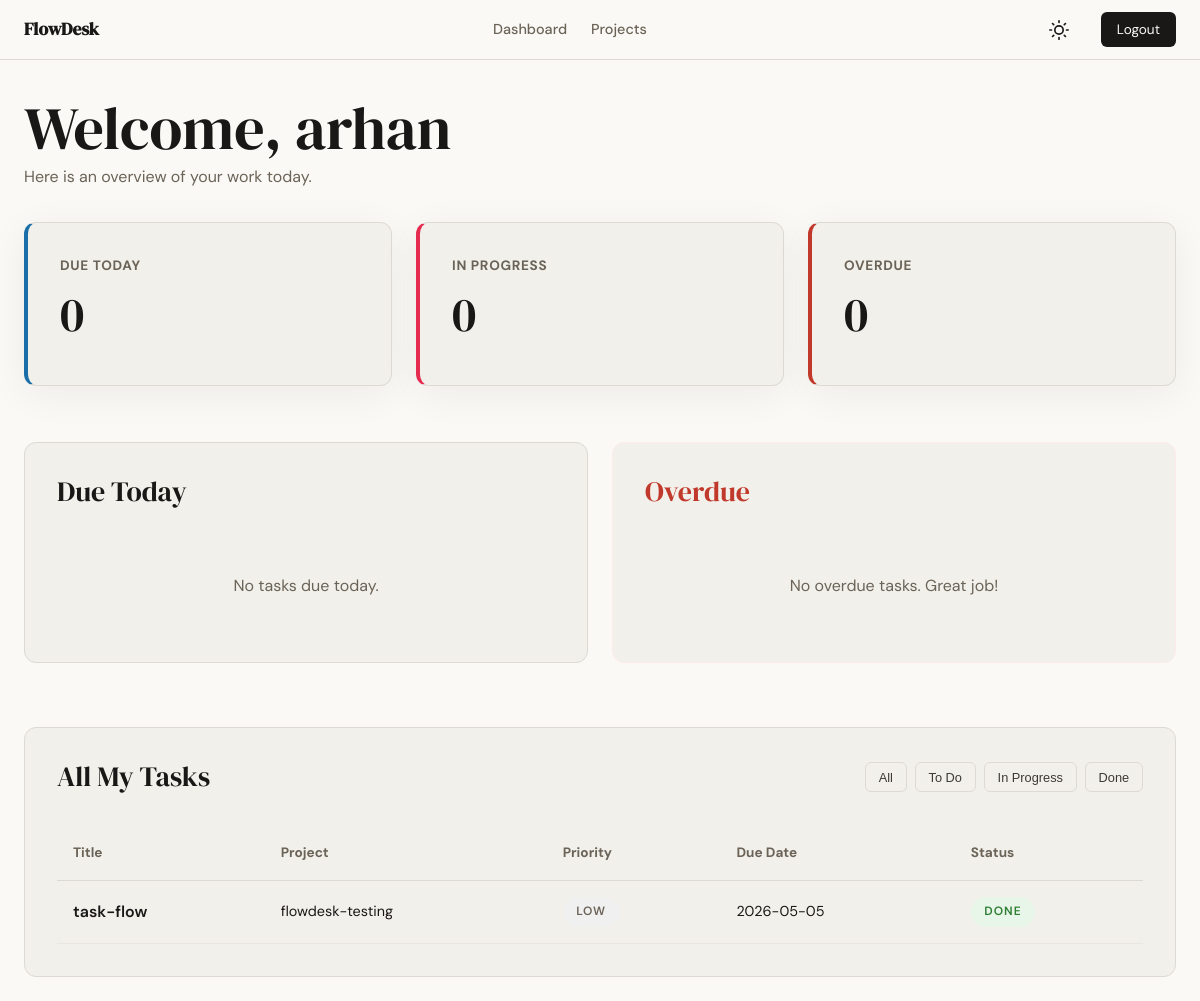
Page /dashboard (signed in) on the committed database.
### app/models.py (models this page shows, shortened)
class User(db.Model, UserMixin):
    id = db.Column(db.Integer, primary_key=True)
    username = db.Column(db.String(80), unique=True, nullable=False)
    email = db.Column(db.String(120), unique=True, nullable=False)
    password_hash = db.Column(db.String(256), nullable=False)
    created_at = db.Column(db.DateTime, default=lambda: datetime.now(timezone.utc))
    owned_projects = db.relationship('Project', backref='owner', lazy=True)
    project_memberships = db.relationship('ProjectMember', backref='user', lazy=True)
    created_tasks = db.relationship('Task', foreign_keys='Task.created_by', backref='creator', lazy=True)
    assigned_tasks = db.relationship('Task', foreign_keys='Task.assigned_to', backref='assignee', lazy=True)

class Task(db.Model):
    id = db.Column(db.Integer, primary_key=True)
    title = db.Column(db.String(200), nullable=False)
    description = db.Column(db.Text)
    status = db.Column(db.Enum('todo', 'in_progress', 'done', name='task_status'), default='todo')
    priority = db.Column(db.Enum('low', 'medium', 'high', name='task_priority'), default='medium')
    due_date = db.Column(db.Date)
    created_at = db.Column(db.DateTime, default=lambda: datetime.now(timezone.utc))
    updated_at = db.Column(db.DateTime, default=lambda: datetime.now(timezone.utc), onupdate=lambda: datetime.now(timezone.utc))
    project_id = db.Column(db.Integer, db.ForeignKey('project.id'), nullable=False)
    created_by = db.Column(db.Integer, db.ForeignKey('user.id'), nullable=False)
    assigned_to = db.Column(db.Integer, db.ForeignKey('user.id'))

class Project(db.Model):
    id = db.Column(db.Integer, primary_key=True)
    name = db.Column(db.String(120), nullable=False)
    description = db.Column(db.Text)
    created_at = db.Column(db.DateTime, default=lambda: datetime.now(timezone.utc))
    owner_id = db.Column(db.Integer, db.ForeignKey('user.id'), nullable=False)
    members = db.relationship('ProjectMember', backref='project', lazy=True, cascade='all, delete-orphan')
    tasks = db.relationship('Task', backref='project', lazy=True, cascade='all, delete-orphan')

### app/dashboard/routes.py (the view)
@dashboard.route('/dashboard')
@login_required
def index():
    today = date.today()
    tasks_today = Task.query.filter(
        and_(Task.assigned_to == current_user.id, Task.due_date == today, Task.status != 'done')
    ).all()
    in_progress_count = Task.query.filter(
        and_(Task.assigned_to == current_user.id, Task.status == 'in_progress')
    ).count()
    overdue_tasks = Task.query.filter(
        and_(Task.assigned_to == current_user.id, Task.due_date < today, Task.status != 'done')
    ).all()
    all_my_tasks = Task.query.filter_by(assigned_to=current_user.id).order_by(Task.due_date.asc().nullslast()).all()
    return render_template(
        'dashboard/index.html',
        tasks_today=tasks_today,
        in_progress_count=in_progress_count,
        overdue_tasks=overdue_tasks,
        all_my_tasks=all_my_tasks
    )

### app/templates/dashboard/index.html (shortened to what this page needs)
{% extends "base.html" %}
{% block content %}
<header class="mb-4">
    <h1>Welcome, {{ current_user.username }}</h1>
    <p class="text-muted">Here is an overview of your work today.</p>
</header>
<section class="grid-3 mb-4" style="display: grid; grid-template-columns: repeat(auto-fit, minmax(280px, 1fr)); gap: 1.5rem;">
    <div class="card card-shadow" style="background-color: var(--paper-warm); border-left: 4px solid var(--info);">
        <h5 class="text-muted" style="font-size: 0.85rem; text-transform: uppercase; letter-spacing: 0.05em;">Due Today</h5>
        <p style="font-size: 3rem; font-family: var(--font-display);">{{ tasks_today|length }}</p>
    </div>
    <div class="card card-shadow" style="background-color: var(--paper-warm); border-left: 4px solid var(--accent);">
        <h5 class="text-muted" style="font-size: 0.85rem; text-transform: uppercase; letter-spacing: 0.05em;">In Progress</h5>
        <p style="font-size: 3rem; font-family: var(--font-display);">{{ in_progress_count }}</p>
    </div>
    <div class="card card-shadow" style="background-color: var(--paper-warm); border-left: 4px solid var(--danger);">
        <h5 class="text-muted" style="font-size: 0.85rem; text-transform: uppercase; letter-spacing: 0.05em;">Overdue</h5>
        <p style="font-size: 3rem; font-family: var(--font-display);">{{ overdue_tasks|length }}</p>
    </div>
</section>
<div style="display: grid; grid-template-columns: repeat(auto-fit, minmax(400px, 1fr)); gap: 1.5rem; margin-bottom: 2.5rem;">
    <div class="card">
        <h3 class="mb-4">Due Today</h3>
        <div style="display: flex; flex-direction: column; gap: 1rem;">
            {% for task in tasks_today %}
                <a href="{{ url_for('tasks.detail', id=task.id) }}" class="flex-between" style="padding: 1rem; border: 1px solid var(--border-soft); border-radius: var(--radius-sm);">
                    <div>
                        <h6 style="font-weight: 600;">{{ task.title }}</h6>
                        <small class="text-muted">{{ task.project.name }}</small>
                    </div>
                    <span class="badge badge-{{ task.priority }}">{{ task.priority }}</span>
                </a>
            {% else %}
                <p class="text-muted" style="text-align: center; padding: 2rem;">No tasks due today.</p>
            {% endfor %}
        </div>
    </div>
    <div class="card" style="border-color: var(--danger-light);">
        <h3 class="mb-4" style="color: var(--danger);">Overdue</h3>
        <div style="display: flex; flex-direction: column; gap: 1rem;">
            {% for task in overdue_tasks %}
                <a href="{{ url_for('tasks.detail', id=task.id) }}" class="flex-between overdue-row" style="padding: 1rem; border-radius: var(--radius-sm);">
                    <div>
                        <h6 style="font-weight: 600;">{{ task.title }}</h6>
                        <small style="opacity: 0.8;">{{ task.project.name }}</small>
                    </div>
                    <span style="font-weight: 600; font-size: 0.8rem;">{{ task.due_date.strftime('%b %d') }}</span>
                </a>
            {% else %}
                <p class="text-muted" style="text-align: center; padding: 2rem;">No overdue tasks. Great job!</p>
            {% endfor %}
        </div>
    </div>
</div>
<div class="card">
    <div class="flex-between mb-4">
        <h3>All My Tasks</h3>
        <div style="display: flex; gap: 0.5rem;">
            <button class="btn btn-ghost filter-btn active" style="padding: 0.4rem 0.8rem; font-size: 0.8rem;" onclick="filterTasks('all')">All</button>
            <button class="btn btn-ghost filter-btn" style="padding: 0.4rem 0.8rem; font-size: 0.8rem;" onclick="filterTasks('todo')">To Do</button>
            <button class="btn btn-ghost filter-btn" style="padding: 0.4rem 0.8rem; font-size: 0.8rem;" onclick="filterTasks('in_progress')">In Progress</button>
            <button class="btn btn-ghost filter-btn" style="padding: 0.4rem 0.8rem; font-size: 0.8rem;" onclick="filterTasks('done')">Done</button>
        </div>
    </div>
    <div style="overflow-x: auto;">
        <table style="width: 100%; border-collapse: collapse; text-align: left;">
            <thead>
                <tr style="border-bottom: 1px solid var(--border); color: var(--ink-muted); font-size: 0.85rem;">
                    <th style="padding: 1rem;">Title</th>
                    <th style="padding: 1rem;">Project</th>
                    <th style="padding: 1rem;">Priority</th>
                    <th style="padding: 1rem;">Due Date</th>
                    <th style="padding: 1rem;">Status</th>
                </tr>
            </thead>
            <tbody>
                {% for task in all_my_tasks %}
                    <tr class="task-row" data-status="{{ task.status }}" style="border-bottom: 1px solid var(--border-soft);">
                        <td style="padding: 1rem;">
                            <a href="{{ url_for('tasks.detail', id=task.id) }}" style="color: var(--ink); font-weight: 600;">
                                {{ task.title }}
                            </a>
                        </td>
                        <td style="padding: 1rem; font-size: 0.9rem;">{{ task.project.name }}</td>
                        <td style="padding: 1rem;">
                            <span class="badge badge-{{ task.priority }}">{{ task.priority }}</span>
                        </td>
                        <td style="padding: 1rem; font-size: 0.9rem;">{{ task.due_date.strftime('%Y-%m-%d') if task.due_date else '-' }}</td>
                        <td style="padding: 1rem;">
                            <span class="badge badge-{{ task.status }}">{{ task.status|replace('_', ' ') }}</span>
                        </td>
                    </tr>
                {% else %}
                    <tr>
                        <td colspan="5" style="text-align: center; padding: 3rem; color: var(--ink-faint);">You have no tasks assigned.</td>
                    </tr>
                {% endfor %}
            </tbody>
        </table>
    </div>
</div>
{% endblock %}

### app/static/css/style.css (style rules this page uses)
:root { --ink: #1a1816; --ink-soft: #3d3a36; --ink-muted: #6b6357; --ink-faint: #9a9088; --paper: #faf9f5; --paper-warm: #f2f0eb; --paper-card: #f2f0eb; --accent: #E52b50; --accent-light: #fdecea; --danger: #c0392b; --danger-light: #fdecea; --success: #2e7d32; --success-light: #e8f5e9; --info: #1a6fa8; --info-light: #e8f4fd; --warning: #b8860b; --warning-light: #fff8e1; --border: #dcdad2; --border-soft: #e8e6df; --font-display: 'DM Serif Display', Georgia, serif; --font-body: 'DM Sans', system-ui, sans-serif; --max-width: 1200px; --auth-width: 440px; --radius-sm: 6px; --radius-md: 12px; --radius-lg: 20px; }
* { box-sizing: border-box; margin: 0; padding: 0; }
body { font-family: var(--font-body); background-color: var(--paper); color: var(--ink); line-height: 1.6; transition: background-color 0.3s, color 0.3s; min-height: 100vh; }
h1, h2, h3, h4, .display-font { font-family: var(--font-display); font-weight: 400; line-height: 1.2; }
h1 { font-size: clamp(2.5rem, 5vw, 4rem); }
h3 { font-size: 1.75rem; }
a { color: var(--accent); text-decoration: none; transition: 0.2s ease; }
.btn { display: inline-block; padding: 0.65rem 1.5rem; font-size: 0.9rem; font-weight: 500; border-radius: var(--radius-sm); cursor: pointer; transition: 0.2s ease; border: none; text-align: center; }
.btn-ghost { background-color: transparent; border: 1px solid var(--border); color: var(--ink-soft); }
.card { background-color: var(--paper-card); border: 1px solid var(--border); border-radius: var(--radius-md); padding: 2rem; margin-bottom: 1.5rem; }
.card-shadow { box-shadow: 0 8px 40px rgba(0,0,0,0.06); }
::placeholder { color: var(--ink-faint); }
.badge { display: inline-block; padding: 0.35rem 0.85rem; border-radius: 999px; font-size: 0.75rem; font-weight: 600; letter-spacing: 0.08em; text-transform: uppercase; }
.badge-low { background-color: #f0f0f0; color: var(--ink-muted); }
.badge-done { background-color: #e8f5e9; color: #2e7d32; }
.text-muted { color: var(--ink-muted); }
.mb-4 { margin-bottom: 2rem; }
.flex-between { display: flex; justify-content: space-between; align-items: center; }

### rows in the picture
User: username "arhan"
Task: title "task-flow", project.name "flowdesk-testing", priority "LOW", due_date "2026-05-05", status "DONE"

### other values in the picture
{{ tasks_today|length }} "0"
{{ in_progress_count }} "0"
{{ overdue_tasks|length }} "0"
